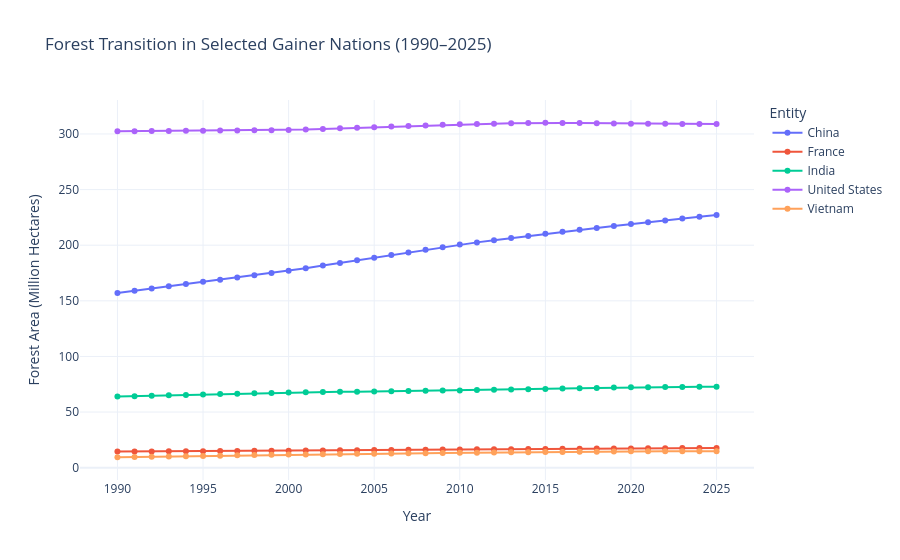

Here is the notebook cell this chart was saved with:
### Markdown cell above
### 2. Forest Transition Theory Analysis
Forest Transition Theory states that industrializing nations transition from net forest loss to forest stabilization and eventual net forest expansion as rural populations urbanize, agricultural productivity intensifies, and governments invest in forest conservation.
- **China**: The world's largest afforestation effort (Three-North Shelterbelt / Great Green Wall, Grain for Green), expanding forest area by over **60 Million hectares**.
- **Vietnam & Costa Rica**: Classic tropical transition examples shifting from clearing to ecotourism and payment for ecosystem services (PES).

### Code cell
transition_countries = ["CHN", "VNM", "USA", "FRA", "IND"]
df_trans = df_panel[df_panel["ISO3"].isin(transition_countries)]

fig_trans = px.line(
    df_trans,
    x="Year",
    y="Forest_Area_Mha",
    color="Entity",
    markers=True,
    title="Forest Transition in Selected Gainer Nations (1990–2025)",
    labels={"Forest_Area_Mha": "Forest Area (Million Hectares)"}
)
fig_trans.update_layout(template="plotly_white")
fig_trans.show()

### Figure 1 — Plotly figure (JSON) as saved in the notebook; plotly's stock layout.template omitted (floating-point values rounded to 4 significant figures)
{"data": [{"hovertemplate": "Entity=China<br>Year=%{x}<br>Forest Area (Million Hectares)=%{y}<extra></extra>", "legendgroup": "China", "line": {"color": "#636efa", "dash": "solid"}, "marker": {"symbol": "circle"}, "mode": "lines+markers", "name": "China", "orientation": "v", "showlegend": true, "type": "scatter", "x": [1990, 1991, 1992, 1993, 1994, 1995, 1996, 1997, 1998, 1999, 2000, 2001, 2002, 2003, 2004, 2005, 2006, 2007, 2008, 2009, 2010, 2011, 2012, 2013, 2014, 2015, 2016, 2017, 2018, 2019, 2020, 2021, 2022, 2023, 2024, 2025], "xaxis": "x", "y": [157.1, 159.1, 161.1, 163.1, 165.1, 167.1, 169.1, 171.0, 173.0, 175.0, 177.0, 179.4, 181.7, 184.1, 186.4, 188.8, 191.2, 193.5, 195.9, 198.2, 200.6, 202.5, 204.5, 206.4, 208.4, 210.3, 212.1, 213.8, 215.6, 217.3, 219.1, 220.7, 222.3, 223.9, 225.5, 227.2], "yaxis": "y"}, {"hovertemplate": "Entity=France<br>Year=%{x}<br>Forest Area (Million Hectares)=%{y}<extra></extra>", "legendgroup": "France", "line": {"color": "#EF553B", "dash": "solid"}, "marker": {"symbol": "circle"}, "mode": "lines+markers", "name": "France", "orientation": "v", "showlegend": true, "type": "scatter", "x": [1990, 1991, 1992, 1993, 1994, 1995, 1996, 1997, 1998, 1999, 2000, 2001, 2002, 2003, 2004, 2005, 2006, 2007, 2008, 2009, 2010, 2011, 2012, 2013, 2014, 2015, 2016, 2017, 2018, 2019, 2020, 2021, 2022, 2023, 2024, 2025], "xaxis": "x", "y": [14.44, 14.52, 14.61, 14.69, 14.78, 14.86, 14.95, 15.03, 15.12, 15.2, 15.29, 15.4, 15.51, 15.63, 15.74, 15.85, 15.97, 16.08, 16.19, 16.31, 16.42, 16.5, 16.59, 16.67, 16.75, 16.84, 16.94, 17.04, 17.14, 17.25, 17.35, 17.44, 17.53, 17.62, 17.71, 17.8], "yaxis": "y"}, {"hovertemplate": "Entity=India<br>Year=%{x}<br>Forest Area (Million Hectares)=%{y}<extra></extra>", "legendgroup": "India", "line": {"color": "#00cc96", "dash": "solid"}, "marker": {"symbol": "circle"}, "mode": "lines+markers", "name": "India", "orientation": "v", "showlegend": true, "type": "scatter", "x": [1990, 1991, 1992, 1993, 1994, 1995, 1996, 1997, 1998, 1999, 2000, 2001, 2002, 2003, 2004, 2005, 2006, 2007, 2008, 2009, 2010, 2011, 2012, 2013, 2014, 2015, 2016, 2017, 2018, 2019, 2020, 2021, 2022, 2023, 2024, 2025], "xaxis": "x", "y": [63.94, 64.3, 64.67, 65.03, 65.4, 65.76, 66.13, 66.5, 66.86, 67.23, 67.59, 67.78, 67.97, 68.16, 68.35, 68.54, 68.73, 68.92, 69.11, 69.31, 69.5, 69.76, 70.03, 70.3, 70.56, 70.83, 71.12, 71.42, 71.72, 72.01, 72.31, 72.39, 72.48, 72.57, 72.65, 72.74], "yaxis": "y"}, {"hovertemplate": "Entity=United States<br>Year=%{x}<br>Forest Area (Million Hectares)=%{y}<extra></extra>", "legendgroup": "United States", "line": {"color": "#ab63fa", "dash": "solid"}, "marker": {"symbol": "circle"}, "mode": "lines+markers", "name": "United States", "orientation": "v", "showlegend": true, "type": "scatter", "x": [1990, 1991, 1992, 1993, 1994, 1995, 1996, 1997, 1998, 1999, 2000, 2001, 2002, 2003, 2004, 2005, 2006, 2007, 2008, 2009, 2010, 2011, 2012, 2013, 2014, 2015, 2016, 2017, 2018, 2019, 2020, 2021, 2022, 2023, 2024, 2025], "xaxis": "x", "y": [302.4, 302.6, 302.7, 302.8, 302.9, 303.0, 303.1, 303.2, 303.3, 303.4, 303.5, 304.1, 304.6, 305.1, 305.6, 306.1, 306.6, 307.2, 307.7, 308.2, 308.7, 309.0, 309.3, 309.5, 309.8, 310.1, 309.9, 309.8, 309.6, 309.4, 309.3, 309.2, 309.1, 309.0, 309.0, 308.9], "yaxis": "y"}, {"hovertemplate": "Entity=Vietnam<br>Year=%{x}<br>Forest Area (Million Hectares)=%{y}<extra></extra>", "legendgroup": "Vietnam", "line": {"color": "#FFA15A", "dash": "solid"}, "marker": {"symbol": "circle"}, "mode": "lines+markers", "name": "Vietnam", "orientation": "v", "showlegend": true, "type": "scatter", "x": [1990, 1991, 1992, 1993, 1994, 1995, 1996, 1997, 1998, 1999, 2000, 2001, 2002, 2003, 2004, 2005, 2006, 2007, 2008, 2009, 2010, 2011, 2012, 2013, 2014, 2015, 2016, 2017, 2018, 2019, 2020, 2021, 2022, 2023, 2024, 2025], "xaxis": "x", "y": [9.376, 9.617, 9.858, 10.1, 10.34, 10.58, 10.82, 11.06, 11.3, 11.54, 11.78, 11.94, 12.1, 12.27, 12.43, 12.59, 12.75, 12.91, 13.07, 13.23, 13.39, 13.52, 13.66, 13.79, 13.93, 14.06, 14.18, 14.31, 14.43, 14.55, 14.68, 14.7, 14.72, 14.74, 14.77, 14.79], "yaxis": "y"}], "layout": {"legend": {"title": {"text": "Entity"}, "tracegroupgap": 0}, "title": {"text": "Forest Transition in Selected Gainer Nations (1990–2025)"}, "xaxis": {"anchor": "y", "domain": [0.0, 1.0], "title": {"text": "Year"}}, "yaxis": {"anchor": "x", "domain": [0.0, 1.0], "title": {"text": "Forest Area (Million Hectares)"}}}}
